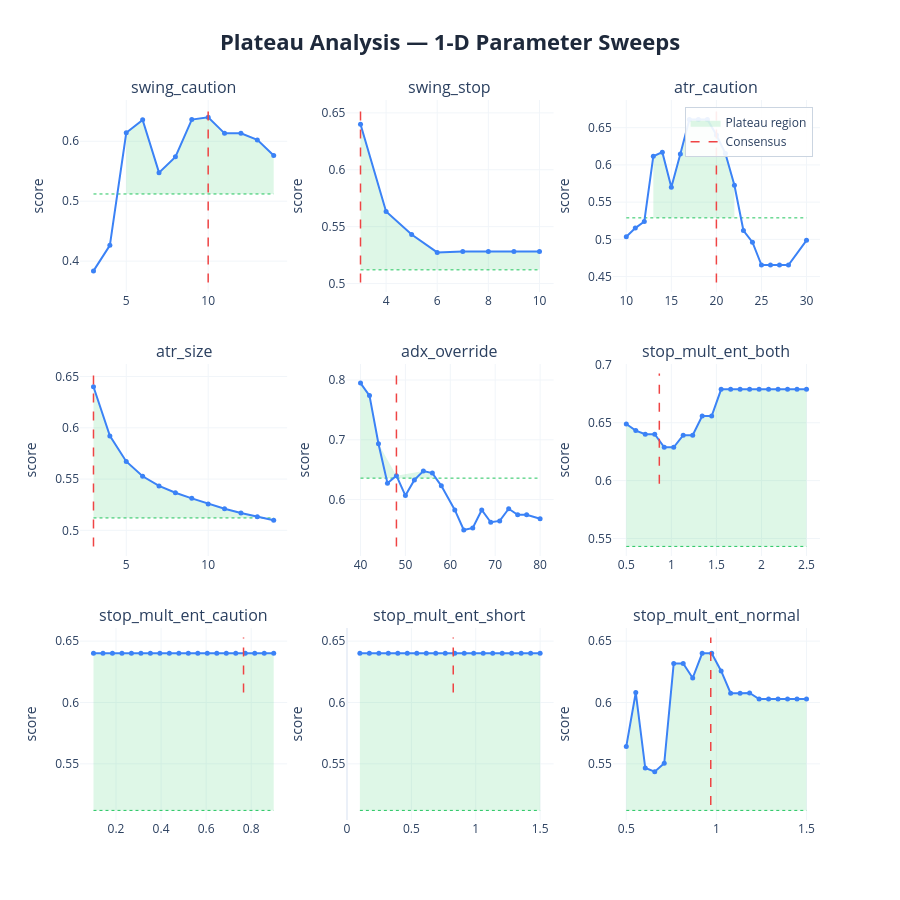

The code cell stored with this chart in its notebook:
### Markdown cell above
### 1-D sweep charts:
| Element | Meaning | Good | Bad |
|---------|---------|------|-----|
| **Blue curve** | Composite score at each value of the parameter, with all others held at consensus | Flat-topped curve — performance is insensitive to the exact value | Narrow spike — optimizer latched onto one specific value, everything nearby is worse |
| **Red dashed line** | Where the consensus value sits | On the flat top of the curve | On a steep slope or at the edge of a cliff |
| **Green dashed line** | Cutoff at 80% of peak score — the boundary between plateau and non-plateau | Blue curve stays above this line across most of the range | Blue curve dips below it quickly either side of the peak |
| **Green shading** | Plateau region — all values where the score stays within 20% of the peak | Wide green band spanning most of the range (robust) | Thin sliver or no shading at all (fragile/overfit) |

### Code cell
# ── visual sweep curves ───────────────────────────────────────────────────
plot_plateau_analysis(
    sweep_results    = sweep_results,
    consensus_params = results['consensus_params'],
    param_defs       = PARAM_DEFS,
    fixed_params     = FIXED_PARAMS,
    threshold        = 0.20,
    show             = False,
    save_html        = None,
)

### Figure 1 — Plotly figure (JSON) as saved in the notebook; plotly's stock layout.template omitted (floating-point values rounded to 4 significant figures)
{"data": [{"fill": "toself", "fillcolor": "rgba(34, 197, 94, 0.15)", "hoverinfo": "skip", "line": {"color": "rgba(0,0,0,0)"}, "name": "Plateau region", "showlegend": true, "type": "scatter", "x": [5, 6, 7, 8, 9, 10, 11, 12, 13, 14, 14, 13, 12, 11, 10, 9, 8, 7, 6, 5], "xaxis": "x", "y": [0.6142, 0.6358, 0.5477, 0.574, 0.6362, 0.6401, 0.6132, 0.6132, 0.6023, 0.5763, 0.5121, 0.5121, 0.5121, 0.5121, 0.5121, 0.5121, 0.5121, 0.5121, 0.5121, 0.5121], "yaxis": "y"}, {"hoverinfo": "skip", "line": {"color": "#22c55e", "dash": "dot", "width": 1}, "mode": "lines", "showlegend": false, "type": "scatter", "x": [3, 14], "xaxis": "x", "y": [0.5121, 0.5121], "yaxis": "y"}, {"hovertemplate": "<b>swing_caution</b><br>Value: %{x:.4g}<br>Score: %{y:.4f}<br><extra></extra>", "line": {"color": "#3b82f6", "width": 2}, "marker": {"size": 5}, "mode": "lines+markers", "name": "swing_caution", "showlegend": false, "type": "scatter", "x": [3, 4, 5, 6, 7, 8, 9, 10, 11, 12, 13, 14], "xaxis": "x", "y": [0.3837, 0.4264, 0.6142, 0.6358, 0.5477, 0.574, 0.6362, 0.6401, 0.6132, 0.6132, 0.6023, 0.5763], "yaxis": "y"}, {"hoverinfo": "skip", "line": {"color": "#ef4444", "dash": "dash", "width": 1.5}, "mode": "lines", "name": "Consensus", "showlegend": true, "type": "scatter", "x": [10, 10], "xaxis": "x", "y": [0.3645, 0.6529], "yaxis": "y"}, {"fill": "toself", "fillcolor": "rgba(34, 197, 94, 0.15)", "hoverinfo": "skip", "line": {"color": "rgba(0,0,0,0)"}, "name": "Plateau region", "showlegend": false, "type": "scatter", "x": [3, 4, 5, 6, 7, 8, 9, 10, 10, 9, 8, 7, 6, 5, 4, 3], "xaxis": "x2", "y": [0.6401, 0.5634, 0.5432, 0.5274, 0.5282, 0.5282, 0.5282, 0.5282, 0.5121, 0.5121, 0.5121, 0.5121, 0.5121, 0.5121, 0.5121, 0.5121], "yaxis": "y2"}, {"hoverinfo": "skip", "line": {"color": "#22c55e", "dash": "dot", "width": 1}, "mode": "lines", "showlegend": false, "type": "scatter", "x": [3, 10], "xaxis": "x2", "y": [0.5121, 0.5121], "yaxis": "y2"}, {"hovertemplate": "<b>swing_stop</b><br>Value: %{x:.4g}<br>Score: %{y:.4f}<br><extra></extra>", "line": {"color": "#3b82f6", "width": 2}, "marker": {"size": 5}, "mode": "lines+markers", "name": "swing_stop", "showlegend": false, "type": "scatter", "x": [3, 4, 5, 6, 7, 8, 9, 10], "xaxis": "x2", "y": [0.6401, 0.5634, 0.5432, 0.5274, 0.5282, 0.5282, 0.5282, 0.5282], "yaxis": "y2"}, {"hoverinfo": "skip", "line": {"color": "#ef4444", "dash": "dash", "width": 1.5}, "mode": "lines", "name": "Consensus", "showlegend": false, "type": "scatter", "x": [3, 3], "xaxis": "x2", "y": [0.501, 0.6529], "yaxis": "y2"}, {"fill": "toself", "fillcolor": "rgba(34, 197, 94, 0.15)", "hoverinfo": "skip", "line": {"color": "rgba(0,0,0,0)"}, "name": "Plateau region", "showlegend": false, "type": "scatter", "x": [13, 14, 15, 16, 17, 18, 19, 20, 21, 22, 22, 21, 20, 19, 18, 17, 16, 15, 14, 13], "xaxis": "x3", "y": [0.6117, 0.6172, 0.5699, 0.6148, 0.6611, 0.6611, 0.6611, 0.6401, 0.6153, 0.5727, 0.5289, 0.5289, 0.5289, 0.5289, 0.5289, 0.5289, 0.5289, 0.5289, 0.5289, 0.5289], "yaxis": "y3"}, {"hoverinfo": "skip", "line": {"color": "#22c55e", "dash": "dot", "width": 1}, "mode": "lines", "showlegend": false, "type": "scatter", "x": [10, 30], "xaxis": "x3", "y": [0.5289, 0.5289], "yaxis": "y3"}, {"hovertemplate": "<b>atr_caution</b><br>Value: %{x:.4g}<br>Score: %{y:.4f}<br><extra></extra>", "line": {"color": "#3b82f6", "width": 2}, "marker": {"size": 5}, "mode": "lines+markers", "name": "atr_caution", "showlegend": false, "type": "scatter", "x": [10, 11, 12, 13, 14, 15, 16, 17, 18, 19, 20, 21, 22, 23, 24, 25, 26, 27, 28, 30], "xaxis": "x3", "y": [0.5036, 0.5152, 0.5241, 0.6117, 0.6172, 0.5699, 0.6148, 0.6611, 0.6611, 0.6611, 0.6401, 0.6153, 0.5727, 0.5119, 0.4962, 0.4655, 0.4655, 0.4655, 0.4655, 0.4987], "yaxis": "y3"}, {"hoverinfo": "skip", "line": {"color": "#ef4444", "dash": "dash", "width": 1.5}, "mode": "lines", "name": "Consensus", "showlegend": false, "type": "scatter", "x": [20, 20], "xaxis": "x3", "y": [0.4422, 0.6743], "yaxis": "y3"}, {"fill": "toself", "fillcolor": "rgba(34, 197, 94, 0.15)", "hoverinfo": "skip", "line": {"color": "rgba(0,0,0,0)"}, "name": "Plateau region", "showlegend": false, "type": "scatter", "x": [3, 4, 5, 6, 7, 8, 9, 10, 11, 12, 13, 13, 12, 11, 10, 9, 8, 7, 6, 5, 4, 3], "xaxis": "x4", "y": [0.6401, 0.5921, 0.5672, 0.5527, 0.5434, 0.5366, 0.5312, 0.5258, 0.5211, 0.517, 0.5132, 0.5121, 0.5121, 0.5121, 0.5121, 0.5121, 0.5121, 0.5121, 0.5121, 0.5121, 0.5121, 0.5121], "yaxis": "y4"}, {"hoverinfo": "skip", "line": {"color": "#22c55e", "dash": "dot", "width": 1}, "mode": "lines", "showlegend": false, "type": "scatter", "x": [3, 14], "xaxis": "x4", "y": [0.5121, 0.5121], "yaxis": "y4"}, {"hovertemplate": "<b>atr_size</b><br>Value: %{x:.4g}<br>Score: %{y:.4f}<br><extra></extra>", "line": {"color": "#3b82f6", "width": 2}, "marker": {"size": 5}, "mode": "lines+markers", "name": "atr_size", "showlegend": false, "type": "scatter", "x": [3, 4, 5, 6, 7, 8, 9, 10, 11, 12, 13, 14], "xaxis": "x4", "y": [0.6401, 0.5921, 0.5672, 0.5527, 0.5434, 0.5366, 0.5312, 0.5258, 0.5211, 0.517, 0.5132, 0.5098], "yaxis": "y4"}, {"hoverinfo": "skip", "line": {"color": "#ef4444", "dash": "dash", "width": 1.5}, "mode": "lines", "name": "Consensus", "showlegend": false, "type": "scatter", "x": [3, 3], "xaxis": "x4", "y": [0.4843, 0.6529], "yaxis": "y4"}, {"fill": "toself", "fillcolor": "rgba(34, 197, 94, 0.15)", "hoverinfo": "skip", "line": {"color": "rgba(0,0,0,0)"}, "name": "Plateau region", "showlegend": false, "type": "scatter", "x": [40, 42, 44, 48, 54, 56, 56, 54, 48, 44, 42, 40], "xaxis": "x5", "y": [0.7949, 0.774, 0.6934, 0.6401, 0.6478, 0.6443, 0.6359, 0.6359, 0.6359, 0.6359, 0.6359, 0.6359], "yaxis": "y5"}, {"hoverinfo": "skip", "line": {"color": "#22c55e", "dash": "dot", "width": 1}, "mode": "lines", "showlegend": false, "type": "scatter", "x": [40, 80], "xaxis": "x5", "y": [0.6359, 0.6359], "yaxis": "y5"}, {"hovertemplate": "<b>adx_override</b><br>Value: %{x:.4g}<br>Score: %{y:.4f}<br><extra></extra>", "line": {"color": "#3b82f6", "width": 2}, "marker": {"size": 5}, "mode": "lines+markers", "name": "adx_override", "showlegend": false, "type": "scatter", "x": [40, 42, 44, 46, 48, 50, 52, 54, 56, 58, 61, 63, 65, 67, 69, 71, 73, 75, 77, 80], "xaxis": "x5", "y": [0.7949, 0.774, 0.6934, 0.6274, 0.6401, 0.6067, 0.633, 0.6478, 0.6443, 0.6231, 0.5827, 0.5492, 0.5526, 0.5825, 0.562, 0.5644, 0.5846, 0.5746, 0.5746, 0.568], "yaxis": "y5"}, {"hoverinfo": "skip", "line": {"color": "#ef4444", "dash": "dash", "width": 1.5}, "mode": "lines", "name": "Consensus", "showlegend": false, "type": "scatter", "x": [48, 48], "xaxis": "x5", "y": [0.5217, 0.8108], "yaxis": "y5"}, {"fill": "toself", "fillcolor": "rgba(34, 197, 94, 0.15)", "hoverinfo": "skip", "line": {"color": "rgba(0,0,0,0)"}, "name": "Plateau region", "showlegend": false, "type": "scatter", "x": [0.5, 0.6053, 0.7105, 0.8158, 0.9211, 1.026, 1.132, 1.237, 1.342, 1.447, 1.553, 1.658, 1.763, 1.868, 1.974, 2.079, 2.184, 2.289, 2.395, 2.5, 2.5, 2.395, 2.289, 2.184, 2.079, 1.974, 1.868, 1.763, 1.658, 1.553, 1.447, 1.342, 1.237, 1.132, 1.026, 0.9211, 0.8158, 0.7105, 0.6053, 0.5], "xaxis": "x6", "y": [0.649, 0.6432, 0.6401, 0.6401, 0.6288, 0.6288, 0.6393, 0.6393, 0.6558, 0.6558, 0.6789, 0.6789, 0.6789, 0.6789, 0.6789, 0.6789, 0.6789, 0.6789, 0.6789, 0.6789, 0.5431, 0.5431, 0.5431, 0.5431, 0.5431, 0.5431, 0.5431, 0.5431, 0.5431, 0.5431, 0.5431, 0.5431, 0.5431, 0.5431, 0.5431, 0.5431, 0.5431, 0.5431, 0.5431, 0.5431], "yaxis": "y6"}, {"hoverinfo": "skip", "line": {"color": "#22c55e", "dash": "dot", "width": 1}, "mode": "lines", "showlegend": false, "type": "scatter", "x": [0.5, 2.5], "xaxis": "x6", "y": [0.5431, 0.5431], "yaxis": "y6"}, {"hovertemplate": "<b>stop_mult_ent_both</b><br>Value: %{x:.4g}<br>Score: %{y:.4f}<br><extra></extra>", "line": {"color": "#3b82f6", "width": 2}, "marker": {"size": 5}, "mode": "lines+markers", "name": "stop_mult_ent_both", "showlegend": false, "type": "scatter", "x": [0.5, 0.6053, 0.7105, 0.8158, 0.9211, 1.026, 1.132, 1.237, 1.342, 1.447, 1.553, 1.658, 1.763, 1.868, 1.974, 2.079, 2.184, 2.289, 2.395, 2.5], "xaxis": "x6", "y": [0.649, 0.6432, 0.6401, 0.6401, 0.6288, 0.6288, 0.6393, 0.6393, 0.6558, 0.6558, 0.6789, 0.6789, 0.6789, 0.6789, 0.6789, 0.6789, 0.6789, 0.6789, 0.6789, 0.6789], "yaxis": "y6"}, {"hoverinfo": "skip", "line": {"color": "#ef4444", "dash": "dash", "width": 1.5}, "mode": "lines", "name": "Consensus", "showlegend": false, "type": "scatter", "x": [0.8666, 0.8666], "xaxis": "x6", "y": [0.5974, 0.6925], "yaxis": "y6"}, {"fill": "toself", "fillcolor": "rgba(34, 197, 94, 0.15)", "hoverinfo": "skip", "line": {"color": "rgba(0,0,0,0)"}, "name": "Plateau region", "showlegend": false, "type": "scatter", "x": [0.1, 0.1421, 0.1842, 0.2263, 0.2684, 0.3105, 0.3526, 0.3947, 0.4368, 0.4789, 0.5211, 0.5632, 0.6053, 0.6474, 0.6895, 0.7316, 0.7737, 0.8158, 0.8579, 0.9, 0.9, 0.8579, 0.8158, 0.7737, 0.7316, 0.6895, 0.6474, 0.6053, 0.5632, 0.5211, 0.4789, 0.4368, 0.3947, 0.3526, 0.3105, 0.2684, 0.2263, 0.1842, 0.1421, 0.1], "xaxis": "x7", "y": [0.6401, 0.6401, 0.6401, 0.6401, 0.6401, 0.6401, 0.6401, 0.6401, 0.6401, 0.6401, 0.6401, 0.6401, 0.6401, 0.6401, 0.6401, 0.6401, 0.6401, 0.6401, 0.6401, 0.6401, 0.5121, 0.5121, 0.5121, 0.5121, 0.5121, 0.5121, 0.5121, 0.5121, 0.5121, 0.5121, 0.5121, 0.5121, 0.5121, 0.5121, 0.5121, 0.5121, 0.5121, 0.5121, 0.5121, 0.5121], "yaxis": "y7"}, {"hoverinfo": "skip", "line": {"color": "#22c55e", "dash": "dot", "width": 1}, "mode": "lines", "showlegend": false, "type": "scatter", "x": [0.1, 0.9], "xaxis": "x7", "y": [0.5121, 0.5121], "yaxis": "y7"}, {"hovertemplate": "<b>stop_mult_ent_caution</b><br>Value: %{x:.4g}<br>Score: %{y:.4f}<br><extra></extra>", "line": {"color": "#3b82f6", "width": 2}, "marker": {"size": 5}, "mode": "lines+markers", "name": "stop_mult_ent_caution", "showlegend": false, "type": "scatter", "x": [0.1, 0.1421, 0.1842, 0.2263, 0.2684, 0.3105, 0.3526, 0.3947, 0.4368, 0.4789, 0.5211, 0.5632, 0.6053, 0.6474, 0.6895, 0.7316, 0.7737, 0.8158, 0.8579, 0.9], "xaxis": "x7", "y": [0.6401, 0.6401, 0.6401, 0.6401, 0.6401, 0.6401, 0.6401, 0.6401, 0.6401, 0.6401, 0.6401, 0.6401, 0.6401, 0.6401, 0.6401, 0.6401, 0.6401, 0.6401, 0.6401, 0.6401], "yaxis": "y7"}, {"hoverinfo": "skip", "line": {"color": "#ef4444", "dash": "dash", "width": 1.5}, "mode": "lines", "name": "Consensus", "showlegend": false, "type": "scatter", "x": [0.766, 0.766], "xaxis": "x7", "y": [0.6081, 0.6529], "yaxis": "y7"}, {"fill": "toself", "fillcolor": "rgba(34, 197, 94, 0.15)", "hoverinfo": "skip", "line": {"color": "rgba(0,0,0,0)"}, "name": "Plateau region", "showlegend": false, "type": "scatter", "x": [0.1, 0.1737, 0.2474, 0.3211, 0.3947, 0.4684, 0.5421, 0.6158, 0.6895, 0.7632, 0.8368, 0.9105, 0.9842, 1.058, 1.132, 1.205, 1.279, 1.353, 1.426, 1.5, 1.5, 1.426, 1.353, 1.279, 1.205, 1.132, 1.058, 0.9842, 0.9105, 0.8368, 0.7632, 0.6895, 0.6158, 0.5421, 0.4684, 0.3947, 0.3211, 0.2474, 0.1737, 0.1], "xaxis": "x8", "y": [0.6401, 0.6401, 0.6401, 0.6401, 0.6401, 0.6401, 0.6401, 0.6401, 0.6401, 0.6401, 0.6401, 0.6401, 0.6401, 0.6401, 0.6401, 0.6401, 0.6401, 0.6401, 0.6401, 0.6401, 0.5121, 0.5121, 0.5121, 0.5121, 0.5121, 0.5121, 0.5121, 0.5121, 0.5121, 0.5121, 0.5121, 0.5121, 0.5121, 0.5121, 0.5121, 0.5121, 0.5121, 0.5121, 0.5121, 0.5121], "yaxis": "y8"}, {"hoverinfo": "skip", "line": {"color": "#22c55e", "dash": "dot", "width": 1}, "mode": "lines", "showlegend": false, "type": "scatter", "x": [0.1, 1.5], "xaxis": "x8", "y": [0.5121, 0.5121], "yaxis": "y8"}, {"hovertemplate": "<b>stop_mult_ent_short</b><br>Value: %{x:.4g}<br>Score: %{y:.4f}<br><extra></extra>", "line": {"color": "#3b82f6", "width": 2}, "marker": {"size": 5}, "mode": "lines+markers", "name": "stop_mult_ent_short", "showlegend": false, "type": "scatter", "x": [0.1, 0.1737, 0.2474, 0.3211, 0.3947, 0.4684, 0.5421, 0.6158, 0.6895, 0.7632, 0.8368, 0.9105, 0.9842, 1.058, 1.132, 1.205, 1.279, 1.353, 1.426, 1.5], "xaxis": "x8", "y": [0.6401, 0.6401, 0.6401, 0.6401, 0.6401, 0.6401, 0.6401, 0.6401, 0.6401, 0.6401, 0.6401, 0.6401, 0.6401, 0.6401, 0.6401, 0.6401, 0.6401, 0.6401, 0.6401, 0.6401], "yaxis": "y8"}, {"hoverinfo": "skip", "line": {"color": "#ef4444", "dash": "dash", "width": 1.5}, "mode": "lines", "name": "Consensus", "showlegend": false, "type": "scatter", "x": [0.8252, 0.8252], "xaxis": "x8", "y": [0.6081, 0.6529], "yaxis": "y8"}, {"fill": "toself", "fillcolor": "rgba(34, 197, 94, 0.15)", "hoverinfo": "skip", "line": {"color": "rgba(0,0,0,0)"}, "name": "Plateau region", "showlegend": false, "type": "scatter", "x": [0.5, 0.5526, 0.6053, 0.6579, 0.7105, 0.7632, 0.8158, 0.8684, 0.9211, 0.9737, 1.026, 1.079, 1.132, 1.184, 1.237, 1.289, 1.342, 1.395, 1.447, 1.5, 1.5, 1.447, 1.395, 1.342, 1.289, 1.237, 1.184, 1.132, 1.079, 1.026, 0.9737, 0.9211, 0.8684, 0.8158, 0.7632, 0.7105, 0.6579, 0.6053, 0.5526, 0.5], "xaxis": "x9", "y": [0.5642, 0.6081, 0.5466, 0.5436, 0.5505, 0.6318, 0.6318, 0.62, 0.6401, 0.6401, 0.6257, 0.6075, 0.6075, 0.6077, 0.6028, 0.6028, 0.6028, 0.6028, 0.6028, 0.6028, 0.5121, 0.5121, 0.5121, 0.5121, 0.5121, 0.5121, 0.5121, 0.5121, 0.5121, 0.5121, 0.5121, 0.5121, 0.5121, 0.5121, 0.5121, 0.5121, 0.5121, 0.5121, 0.5121, 0.5121], "yaxis": "y9"}, {"hoverinfo": "skip", "line": {"color": "#22c55e", "dash": "dot", "width": 1}, "mode": "lines", "showlegend": false, "type": "scatter", "x": [0.5, 1.5], "xaxis": "x9", "y": [0.5121, 0.5121], "yaxis": "y9"}, {"hovertemplate": "<b>stop_mult_ent_normal</b><br>Value: %{x:.4g}<br>Score: %{y:.4f}<br><extra></extra>", "line": {"color": "#3b82f6", "width": 2}, "marker": {"size": 5}, "mode": "lines+markers", "name": "stop_mult_ent_normal", "showlegend": false, "type": "scatter", "x": [0.5, 0.5526, 0.6053, 0.6579, 0.7105, 0.7632, 0.8158, 0.8684, 0.9211, 0.9737, 1.026, 1.079, 1.132, 1.184, 1.237, 1.289, 1.342, 1.395, 1.447, 1.5], "xaxis": "x9", "y": [0.5642, 0.6081, 0.5466, 0.5436, 0.5505, 0.6318, 0.6318, 0.62, 0.6401, 0.6401, 0.6257, 0.6075, 0.6075, 0.6077, 0.6028, 0.6028, 0.6028, 0.6028, 0.6028, 0.6028], "yaxis": "y9"}, {"hoverinfo": "skip", "line": {"color": "#ef4444", "dash": "dash", "width": 1.5}, "mode": "lines", "name": "Consensus", "showlegend": false, "type": "scatter", "x": [0.9687, 0.9687], "xaxis": "x9", "y": [0.5164, 0.6529], "yaxis": "y9"}], "layout": {"annotations": [{"font": {"size": 16}, "showarrow": false, "text": "swing_caution", "x": 0.14, "xanchor": "center", "xref": "paper", "y": 1, "yanchor": "bottom", "yref": "paper"}, {"font": {"size": 16}, "showarrow": false, "text": "swing_stop", "x": 0.5, "xanchor": "center", "xref": "paper", "y": 1, "yanchor": "bottom", "yref": "paper"}, {"font": {"size": 16}, "showarrow": false, "text": "atr_caution", "x": 0.86, "xanchor": "center", "xref": "paper", "y": 1, "yanchor": "bottom", "yref": "paper"}, {"font": {"size": 16}, "showarrow": false, "text": "atr_size", "x": 0.14, "xanchor": "center", "xref": "paper", "y": 0.6333, "yanchor": "bottom", "yref": "paper"}, {"font": {"size": 16}, "showarrow": false, "text": "adx_override", "x": 0.5, "xanchor": "center", "xref": "paper", "y": 0.6333, "yanchor": "bottom", "yref": "paper"}, {"font": {"size": 16}, "showarrow": false, "text": "stop_mult_ent_both", "x": 0.86, "xanchor": "center", "xref": "paper", "y": 0.6333, "yanchor": "bottom", "yref": "paper"}, {"font": {"size": 16}, "showarrow": false, "text": "stop_mult_ent_caution", "x": 0.14, "xanchor": "center", "xref": "paper", "y": 0.2667, "yanchor": "bottom", "yref": "paper"}, {"font": {"size": 16}, "showarrow": false, "text": "stop_mult_ent_short", "x": 0.5, "xanchor": "center", "xref": "paper", "y": 0.2667, "yanchor": "bottom", "yref": "paper"}, {"font": {"size": 16}, "showarrow": false, "text": "stop_mult_ent_normal", "x": 0.86, "xanchor": "center", "xref": "paper", "y": 0.2667, "yanchor": "bottom", "yref": "paper"}], "height": 900, "legend": {"bgcolor": "rgba(255, 255, 255, 0.9)", "bordercolor": "#cbd5e1", "borderwidth": 1, "x": 0.99, "xanchor": "right", "y": 0.99, "yanchor": "top"}, "title": {"font": {"color": "#1E293B", "size": 22}, "text": "<b>Plateau Analysis — 1-D Parameter Sweeps</b>", "x": 0.5, "xanchor": "center"}, "xaxis": {"anchor": "y", "domain": [0, 0.28], "gridcolor": "#f1f5f9", "gridwidth": 1, "showgrid": true}, "xaxis2": {"anchor": "y2", "domain": [0.36, 0.64], "gridcolor": "#f1f5f9", "gridwidth": 1, "showgrid": true}, "xaxis3": {"anchor": "y3", "domain": [0.72, 1], "gridcolor": "#f1f5f9", "gridwidth": 1, "showgrid": true}, "xaxis4": {"anchor": "y4", "domain": [0, 0.28], "gridcolor": "#f1f5f9", "gridwidth": 1, "showgrid": true}, "xaxis5": {"anchor": "y5", "domain": [0.36, 0.64], "gridcolor": "#f1f5f9", "gridwidth": 1, "showgrid": true}, "xaxis6": {"anchor": "y6", "domain": [0.72, 1], "gridcolor": "#f1f5f9", "gridwidth": 1, "showgrid": true}, "xaxis7": {"anchor": "y7", "domain": [0, 0.28], "gridcolor": "#f1f5f9", "gridwidth": 1, "showgrid": true}, "xaxis8": {"anchor": "y8", "domain": [0.36, 0.64], "gridcolor": "#f1f5f9", "gridwidth": 1, "showgrid": true}, "xaxis9": {"anchor": "y9", "domain": [0.72, 1], "gridcolor": "#f1f5f9", "gridwidth": 1, "showgrid": true}, "yaxis": {"anchor": "x", "domain": [0.7333, 1], "gridcolor": "#f1f5f9", "gridwidth": 1, "showgrid": true, "title": {"text": "score"}}, "yaxis2": {"anchor": "x2", "domain": [0.7333, 1], "gridcolor": "#f1f5f9", "gridwidth": 1, "showgrid": true, "title": {"text": "score"}}, "yaxis3": {"anchor": "x3", "domain": [0.7333, 1], "gridcolor": "#f1f5f9", "gridwidth": 1, "showgrid": true, "title": {"text": "score"}}, "yaxis4": {"anchor": "x4", "domain": [0.3667, 0.6333], "gridcolor": "#f1f5f9", "gridwidth": 1, "showgrid": true, "title": {"text": "score"}}, "yaxis5": {"anchor": "x5", "domain": [0.3667, 0.6333], "gridcolor": "#f1f5f9", "gridwidth": 1, "showgrid": true, "title": {"text": "score"}}, "yaxis6": {"anchor": "x6", "domain": [0.3667, 0.6333], "gridcolor": "#f1f5f9", "gridwidth": 1, "showgrid": true, "title": {"text": "score"}}, "yaxis7": {"anchor": "x7", "domain": [0, 0.2667], "gridcolor": "#f1f5f9", "gridwidth": 1, "showgrid": true, "title": {"text": "score"}}, "yaxis8": {"anchor": "x8", "domain": [0, 0.2667], "gridcolor": "#f1f5f9", "gridwidth": 1, "showgrid": true, "title": {"text": "score"}}, "yaxis9": {"anchor": "x9", "domain": [0, 0.2667], "gridcolor": "#f1f5f9", "gridwidth": 1, "showgrid": true, "title": {"text": "score"}}}}
